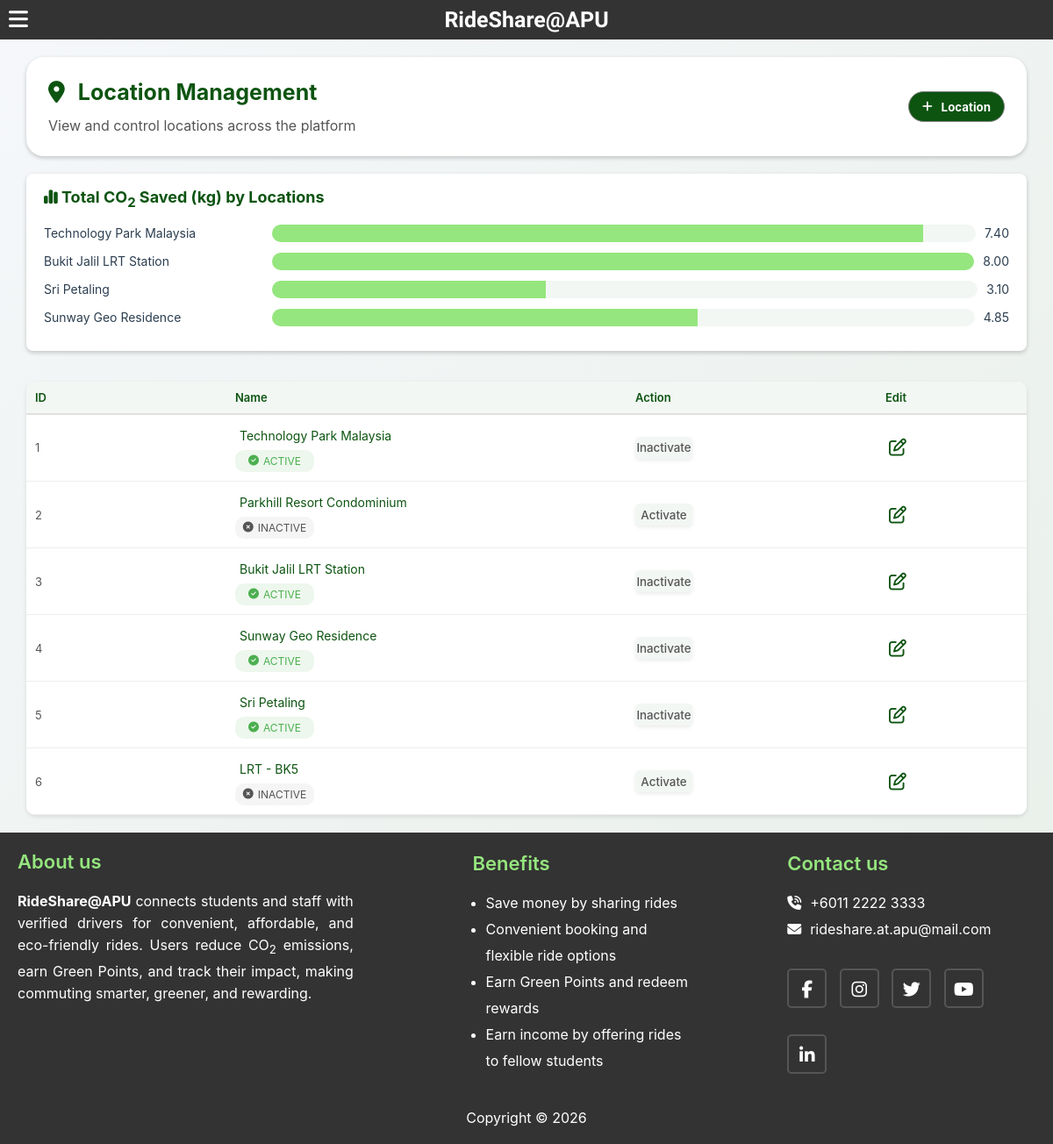
The page /admin/adminLocation.php (signed in) on the database its author committed.
### tables this page shows
CREATE TABLE `tbl_location` (
  `location_id` int(11) NOT NULL,
  `location_name` varchar(100) NOT NULL,
  `location_status` varchar(20) NOT NULL DEFAULT 'INACTIVE'
);

### admin/adminLocation.php (the view, shortened to what this page needs)
<?php
include '../global/dbConnection.php';
$locationQuery = "SELECT location_id, location_name, location_status FROM tbl_location ORDER BY location_id ASC;";
$locationResult = mysqli_query($connection, $locationQuery);
$locationBarQuery = "
                        SELECT l.location_id, l.location_name, COUNT(t.trip_id) AS total_rides, COALESCE(SUM(t.trip_co2_kg), 0) AS total_co2_saved
                        FROM tbl_location l LEFT JOIN tbl_ride_offer o  ON l.location_id = o.offer_location_id LEFT JOIN tbl_trip_history t
                        ON o.offer_id = t.trip_offer_id WHERE l.location_status = 'ACTIVE' GROUP BY l.location_id, l.location_name ORDER BY total_rides DESC;
                    ";
$locationBarResult = mysqli_query($connection, $locationBarQuery);
$locations = [];
$maxCO2   = 0;
while ($row = mysqli_fetch_assoc($locationBarResult)) {
    $locations[] = $row;
    if ($row['total_co2_saved'] > $maxCO2) {
        $maxCO2 = $row['total_co2_saved'];
    }
}
?>
<!DOCTYPE html>
<html lang="en">
    <head>
        <link rel="stylesheet" href="../global/main.css">
        <link rel="stylesheet" href="../global/footer.css">
        <link rel="stylesheet" href="../global/menu.css">
        <link rel="stylesheet" href="https://cdnjs.cloudflare.com/ajax/libs/font-awesome/6.5.1/css/all.min.css"/>
        <link rel="stylesheet" href="admin.css">
        <link rel="stylesheet" href="searchBar.css">
        <link rel="stylesheet" href="adminLocation.css">
    </head>
    <body>
        <?php include 'adminMenu.php'; ?>
        <main>
            <div class="page-container">
                <div class="page-header card">
                    <div class="page-header-title">
                        <h1 class="menu-title flex-icon"><i class="fa-solid fa-location-dot"></i>Location Management</h1>
                        <p>View and control locations across the platform</p>
                    </div>
                    <div class="page-header-action">
                        <button type="button" class="add-button flex-icon" id="add-location-button">
                            <i class="fa-solid fa-plus"></i>Location
                        </button>
                    </div>
                </div>
                <div class="location-co2 chart card">
                    <h3><i class="fa-solid fa-chart-simple"></i> Total CO<sub>2</sub> Saved (kg) by Locations</h3>
                    <?php
                        foreach ($locations as $barRow):
                            $width = ($maxCO2 > 0) ? ($barRow['total_co2_saved'] / $maxCO2) * 100 : 0;
                    ?>
                        <div class="bar-row">
                            <span class="location-label" ><?= htmlspecialchars($barRow['location_name']) ?></span>
                            <div class="bar-track">
                                <div class="bar-fill" style="--bar-width: <?= $width ?>%"></div>
                            </div>
                            <span class="value"><?= number_format($barRow['total_co2_saved'], 2) ?></span>
                        </div>
                    <?php endforeach; ?>
                </div>
                <div class="location-table">
                    <table class="table-style">
                        <colgroup>
                            <col style="width: 20%">
                            <col style="width: 40%">
                            <col style="width: 25%">
                            <col style="width: 15%">
                        </colgroup>
                        <thead>
                            <tr>
                                <th>ID</th>
                                <th>Name</th>
                                <th>Action</th>
                                <th>Edit</th>
                            </tr>
                        </thead>
                        <tbody>
                        <?php while($row = mysqli_fetch_assoc($locationResult)): ?>
                            <tr>
                                <td><?= $row['location_id']?></td>
                                <td class="location-name-status">
                                    <form class="location-name-form">
                                        <textarea
                                            name="name"
                                            data-original="<?= htmlspecialchars($row['location_name']) ?>"
                                            readonly
                                            rows="1"
                                            data-editable
                                        ><?= htmlspecialchars($row['location_name']) ?></textarea>
                                    </form>
                                    <div class="status">
                                        <i class="status-icon"></i>
                                        <span class="status-text"><?= htmlspecialchars($row['location_status']) ?></span>
                                    </div>
                                </td>
                                <td>
                                    <button class="toggle-status-btn"
                                            data-key="<?= $row['location_id'] ?>"
                                            data-status="<?= $row['location_status'] ?>"
                                            data-action="toggle_location">
                                        <?= $row['location_status'] === 'ACTIVE' ? 'Inactivate' : 'Activate' ?>
                                    </button>
                                </td>
                                <td>
                                    <button type="button" class="edit-btn">
                                        <i class="fa-regular fa-pen-to-square click-icon"></i>
                                    </button>
                                </td>
                            </tr>
                        <?php endwhile; ?>
                        </tbody>
                    </table>
                </div>
            </div>
        </main>
        <?php include '../global/footer.php'; ?>
    </body>
</html>

### global/main.css (style rules this page uses)
:root { --dark-green: #0D5411; --light-green: #95e67e; --error-red: #DC2626; --hover-green: #F3F7F4; --white: #FFFFFF; }
* { margin: 0; padding: 0; box-sizing: border-box; font-family: 'Inter', sans-serif; text-decoration: none; }
main { min-height: 680px; }
body { padding-top: 45px; }
button { color: var(--white); font-weight: bold; background-color: var(--dark-green); border-radius: 20px; border: 0.5px solid grey; transition: all 0.5s ease; }

### global/menu.css (style rules this page uses)
:root { --icon-size: 25px; }
i { transition: 0.5s ease; }

### admin/admin.css (style rules this page uses)
:root { --dark-green: #0D5411; --light-green: #95e67e; --hover-green: #F3F7F4; --grey-color: #555; --grey-shadow: #e0e0e0; --grey-hover: #eee; --error-red: #DC2626; --block-red: #BB0C0B; --padding-top-bottom: 10px; --padding-left-right: 20px; --menu-title: 25px; --card-title: 18px; --normal-text: 14px; --small-text: 12px; --border-radius: 20px; --input-border-radius: 8px; }
body { background: linear-gradient(135deg, #f5f7fa 0%, #e8efe8 100%); color: #2c3e50; }
.flex-icon { display: flex; align-items: center; justify-content: center; gap: 10px; }
.flex-icon.menu-title i { font-size: 25px; }
.click-icon { cursor: pointer; color: var(--dark-green); transition: all 0.5s ease; }
.page-container { width: 95%; margin: 0 auto; height: auto; display: flex; flex-direction: column; }
.page-header.card { width: 100%; margin: 20px 0; flex-direction: row; }
.page-header > * { flex: 1 1 45%; padding: 25px; display: flex; flex-direction: column; justify-content: center; gap: 13px; }
.page-header .page-header-title p { color: var(--grey-color); }
.page-header .page-header-title .menu-title { font-size: var(--menu-title); font-weight: bold; color: var(--dark-green); gap: 15px; justify-content: flex-start; }
.page-header .page-header-action { display: flex; flex-direction: row; justify-content: flex-end; align-items: center; gap: 30px; }
.add-button { border-radius: 25px; width: auto; height: 35px; padding: 5px 15px; transition: transform 1s ease; }
.card { border-radius: var(--border-radius); box-shadow: 0 2px 5px rgba(0, 0, 0, 0.2); display: flex; flex-direction: column; background-color: var(--white); transition: all 0.5s ease; }
.status { padding: 5px; font-size: var(--small-text); border-radius: 10px; display: flex; gap: 5px; align-items: center; justify-content: center; width: 90px; }
.status-active { color: #4CAF50; background-color: #EDF7ED; }
.status-inactive { color: var(--grey-color); background-color: #F5F5F5; }
input[readonly], textarea[readonly], select[disabled] { background-color: #f7f9f7; border: none; border-radius: 8px; color: var(--dark-green); padding: 10px; cursor: default; }
textarea { width: 100%; height: 80px; padding: 10px; font-size: var(--normal-text); color: var(--dark-green); border: 1.5px solid var(--grey-shadow); border-radius: var(--input-border-radius); resize: vertical; outline: none; }
.table-style { width: 100%; border-collapse: collapse; font-size: 13px; text-align: left; box-shadow: 0 2px 5px rgba(0,0,0,0.1); border-radius: 10px; overflow: hidden; table-layout: fixed; margin-bottom: 20px; background-color: var(--white); }
.table-style thead { background-color: var(--hover-green); }
.table-style th, .table-style td { padding: 10px; }
.table-style th { font-weight: 600; color: var(--dark-green); border-bottom: 2px solid var(--grey-shadow); }
.table-style td { border-bottom: 1px solid var(--grey-hover); color: var(--grey-color); white-space: normal; word-break: normal; overflow-wrap: break-word; }

### rows shown on the page
tbl_location: location_name "Technology Park Malaysia", $width 92.5 (drawn), total_co2_saved "7.40", location_id "1", name "Technology Park Malaysia", location_status "ACTIVE", shows "Inactivate"
tbl_location: location_name "Bukit Jalil LRT Station", $width 100 (drawn), total_co2_saved "8.00", location_id "3", name "Bukit Jalil LRT Station", location_status "ACTIVE", shows "Inactivate"
tbl_location: location_name "Sri Petaling", $width 38.75 (drawn), total_co2_saved "3.10", location_id "5", name "Sri Petaling", location_status "ACTIVE", shows "Inactivate"
tbl_location: location_name "Sunway Geo Residence", $width 60.625 (drawn), total_co2_saved "4.85", location_id "4", name "Sunway Geo Residence", location_status "ACTIVE", shows "Inactivate"
tbl_location: location_id "2", name "Parkhill Resort Condominium", location_status "INACTIVE", shows "Activate"
tbl_location: location_id "6", name "LRT - BK5", location_status "INACTIVE", shows "Activate"
